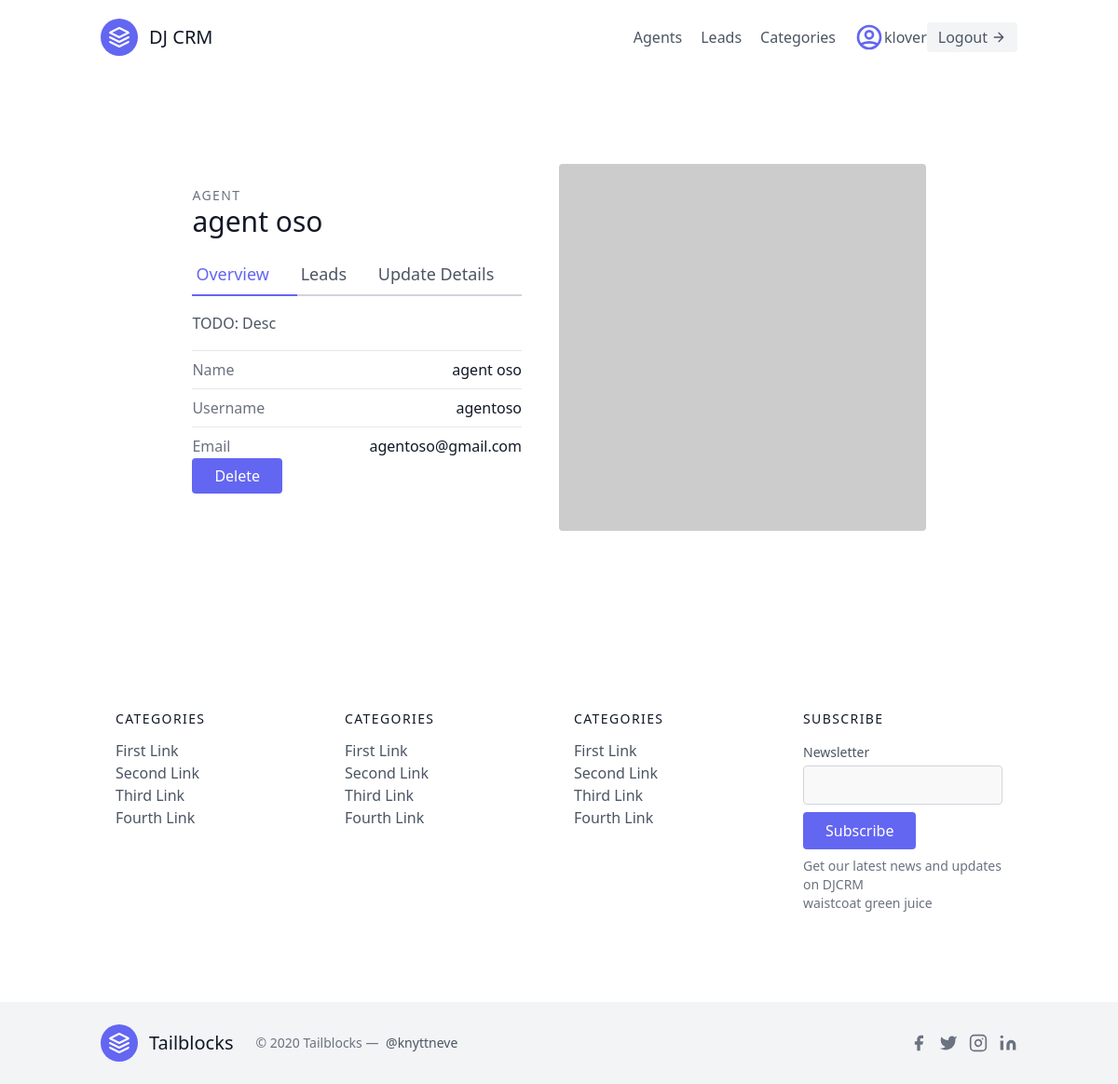
The app's page /agents/5/ (signed in) with its own data.
### leads/models.py (models this page shows, shortened)
class User(AbstractUser):
    is_organiser = models.BooleanField(default=True)
    is_agent = models.BooleanField(default=False)

class Agent(models.Model):
    user = models.OneToOneField(User, on_delete=models.CASCADE)
    organisation = models.ForeignKey(UserProfile, on_delete=models.CASCADE)

### agents/views.py (the view)
# urls.py: path('<int:pk>/', views.AgentDetailView.as_view(), name='agent-detail'),
class AgentDetailView(OrganiserAndLoginRequiredMixin, generic.DetailView):
    template_name = "agents/agent_detail.html"
    context_object_name = "agent"
    def get_queryset(self):
        organisation = self.request.user.userprofile
        return Agent.objects.filter(organisation=organisation)

### agents/mixins.py (called while the page is built)
    def dispatch(self, request, *args, **kwargs):
        if not request.user.is_authenticated or not request.user.is_organiser:
            return redirect("leads:lead-list")
        return super().dispatch(request, *args, **kwargs)

### agents/templates/agents/agent_detail.html
{% extends 'base.html' %}
{% block content %}
<section class="text-gray-600 body-font overflow-hidden">
    <div class="container px-5 py-24 mx-auto">
        <div class="lg:w-4/5 mx-auto flex flex-wrap">
            <div class="lg:w-1/2 w-full lg:pr-10 lg:py-6 mb-6 lg:mb-0">
                <h2 class="text-sm title-font text-gray-500 tracking-widest">AGENT</h2>
                <h1 class="text-gray-900 text-3xl title-font font-medium mb-4">{{agent.user.first_name}} {{agent.user.last_name}}
                </h1>
                <div class="flex mb-4">
                    <a href="{% url 'agents:agent-detail' agent.pk %}"
                        class="flex-grow text-indigo-500 border-b-2 border-indigo-500 py-2 text-lg px-1">Overview</a>
                    <a href="{% url 'agents:agent-lead-list' agent.pk %}" class="flex-grow border-b-2 border-gray-300 py-2 text-lg px-1">Leads</a>
                    <a href="{% url 'agents:agent-update' agent.pk %}"
                        class="flex-grow border-b-2 border-gray-300 py-2 text-lg px-1">Update
                        Details</a>
                </div>
                <p class="leading-relaxed mb-4">TODO: Desc</p>
                <div class="flex border-t border-gray-200 py-2">
                    <span class="text-gray-500">Name</span>
                    <span class="ml-auto text-gray-900">{{agent.user.first_name}} {{agent.user.last_name}}</span>
                </div>
                <div class="flex border-t border-gray-200 py-2">
                    <span class="text-gray-500">Username</span>
                    <span class="ml-auto text-gray-900">{{agent.user.username}}</span>
                </div>
                <div class="flex border-t border-gray-200 py-2">
                    <span class="text-gray-500">Email</span>
                    <span class="ml-auto text-gray-900">{{agent.user.email}}</span>
                </div>
                <div class="">
                    <a href="{% url 'agents:agent-delete' agent.pk %}"
                    class="w-1/2 ml-auto text-white bg-indigo-500 border-0 py-2 px-6 focus:outline-none hover:bg-indigo-600 rounded">Delete</a>
                </div>
            </div>
            <img alt="ecommerce" class="lg:w-1/2 w-full lg:h-auto h-64 object-cover object-center rounded"
                src="https://dummyimage.com/400x400">
        </div>
    </div>
</section>
{% endblock content %}

### templates/navbar.html (shortened to what this page needs)
<header class="text-gray-600 body-font">
  <div class="container mx-auto flex flex-wrap p-5 flex-col md:flex-row items-center">
    <a href="{% url 'landing-page' %}" class="flex title-font font-medium items-center text-gray-900 mb-4 md:mb-0">
      <svg xmlns="http://www.w3.org/2000/svg" fill="none" stroke="currentColor" stroke-linecap="round"
        stroke-linejoin="round" stroke-width="2" class="w-10 h-10 text-white p-2 bg-indigo-500 rounded-full"
        viewBox="0 0 24 24">
        <path d="M12 2L2 7l10 5 10-5-10-5zM2 17l10 5 10-5M2 12l10 5 10-5"></path>
      </svg>
      <span class="ml-3 text-xl">DJ CRM</span>
    </a>
    <nav class="md:ml-auto flex flex-wrap items-center text-base justify-center">
      {% if not request.user.is_authenticated %}
      <a href="{% url 'signup' %}" class="mr-5 hover:text-gray-900">Signup</a>
      {% else %}
      {% if request.user.is_organiser %}
      <a href="{% url 'agents:agent-list' %}" class="mr-5 hover:text-gray-900">Agents</a>
      {% endif %}
      <a href="{% url 'leads:lead-list' %}" class="mr-5 hover:text-gray-900">Leads</a>
      <a href="{% url 'leads:category-list' %}" class="mr-5 hover:text-gray-900">Categories</a>
      {% endif %}
    </nav>
    {% if request.user.is_authenticated %}
    <div>
      <svg class="h-8 w-8 text-indigo-500"  fill="none" viewBox="0 0 24 24" stroke="currentColor">
        <path stroke-linecap="round" stroke-linejoin="round" stroke-width="2" d="M5.121 17.804A13.937 13.937 0 0112 16c2.5 0 4.847.655 6.879 1.804M15 10a3 3 0 11-6 0 3 3 0 016 0zm6 2a9 9 0 11-18 0 9 9 0 0118 0z"/>
      </svg>
    </div>
    {{ request.user.username }}
    <a href="{% url 'logout' %}"
      class="inline-flex items-center bg-gray-100 border-0 py-1 px-3 focus:outline-none hover:bg-gray-200 rounded text-base mt-4 md:mt-0">Logout
      <svg fill="none" stroke="currentColor" stroke-linecap="round" stroke-linejoin="round" stroke-width="2"
        class="w-4 h-4 ml-1" viewBox="0 0 24 24">
        <path d="M5 12h14M12 5l7 7-7 7"></path>
      </svg>
    </a>
    {% endif %}
  </div>
</header>

### static/css/style.css (style rules this page uses)
body { background-color: white; }
h1 { margin-bottom: 1rem; color: #111827; font-size: 1.875rem; line-height: 2.25rem; font-weight: 500; }

### records on screen
User: user.username "klover"
Agent: user.first_name "agent", user.last_name "oso", user.username "agentoso", user.email "agentoso@gmail.com"
